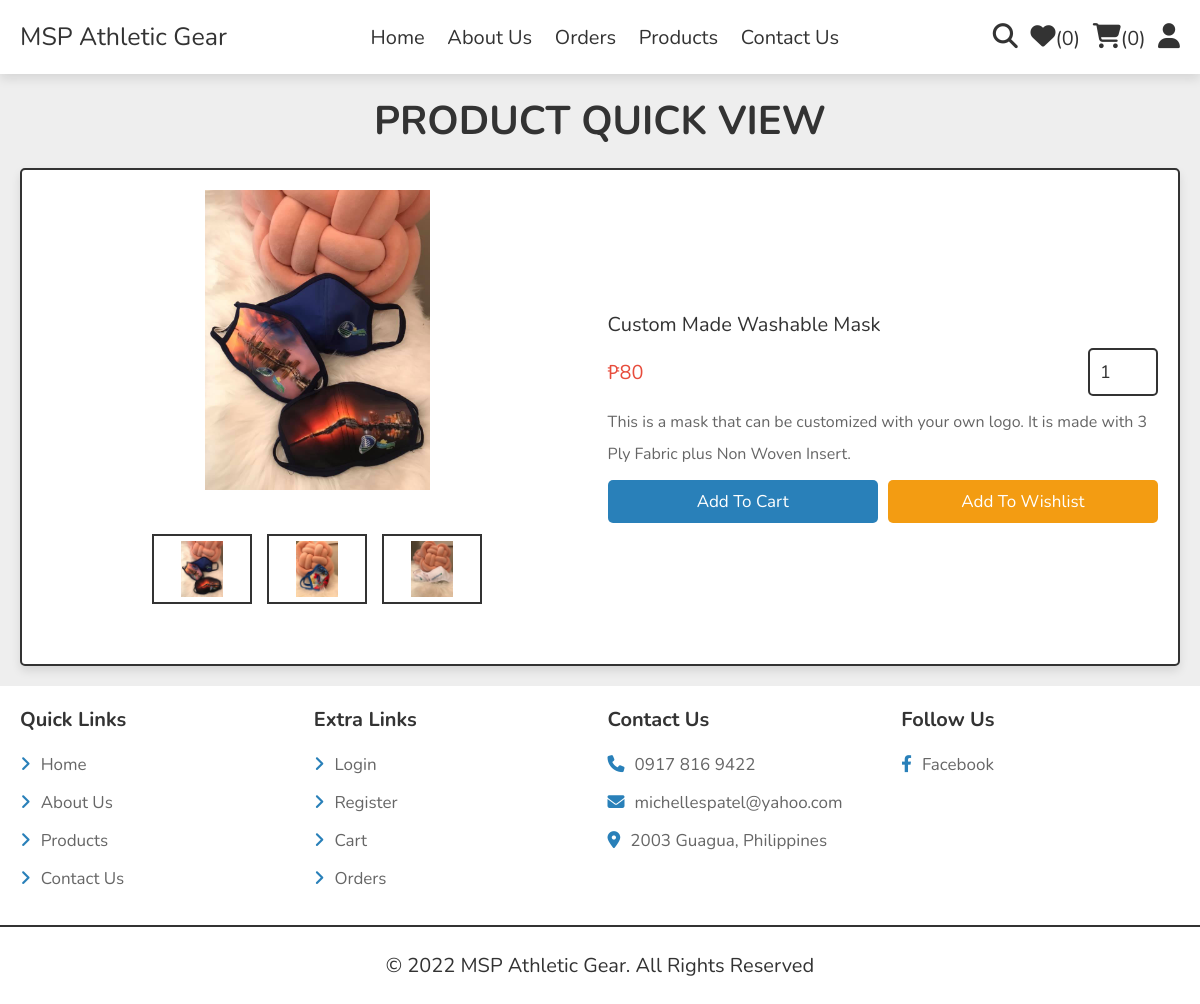
The page /quick_view.php?pid=1 on the database its author committed.
### tables this page shows
CREATE TABLE `products` (
  `id` int(100) NOT NULL,
  `name` varchar(100) NOT NULL,
  `details` varchar(500) NOT NULL,
  `price` int(10) NOT NULL,
  `image_01` varchar(100) NOT NULL,
  `image_02` varchar(100) NOT NULL,
  `image_03` varchar(100) NOT NULL
);

### quick_view.php (the view, shortened to what this page needs)
<?php
include 'components/connect.php';
?>
<!DOCTYPE html>
<html lang="en">
<head>
   <link rel="stylesheet" href="https://cdnjs.cloudflare.com/ajax/libs/font-awesome/6.1.1/css/all.min.css">
   <link rel="stylesheet" href="css/style.css">
</head>
<body>
<?php include 'components/user_header.php'; ?>
<section class="quick-view">
   <h1 class="heading">Product Quick View</h1>
   <?php
     $pid = $_GET['pid'];
     $select_products = $conn->prepare("SELECT * FROM `products` WHERE id = ?");
     $select_products->execute([$pid]);
     if($select_products->rowCount() > 0){
      while($fetch_product = $select_products->fetch(PDO::FETCH_ASSOC)){
   ?>
   <form action="" method="post" class="box">
      <div class="row">
         <div class="image-container">
            <div class="main-image">
               <img src="uploaded_img/<?= $fetch_product['image_01']; ?>" alt="">
            </div>
            <div class="sub-image">
               <img src="uploaded_img/<?= $fetch_product['image_01']; ?>" alt="">
               <img src="uploaded_img/<?= $fetch_product['image_02']; ?>" alt="">
               <img src="uploaded_img/<?= $fetch_product['image_03']; ?>" alt="">
            </div>
         </div>
         <div class="content">
            <div class="name"><?= $fetch_product['name']; ?></div>
            <div class="flex">
               <div class="price"><span>₱</span><?= $fetch_product['price']; ?></div>
               <input type="number" name="qty" class="qty" min="1" max="99" onkeypress="if(this.value.length == 2) return false;" value="1">
            </div>
            <div class="details"><?= $fetch_product['details']; ?></div>
            <div class="flex-btn">
               <input type="submit" value="add to cart" class="btn" name="add_to_cart">
               <input class="option-btn" type="submit" name="add_to_wishlist" value="add to wishlist">
            </div>
         </div>
      </div>
   </form>
   <?php
      }
   }else{
      echo '<p class="empty">no products added yet!</p>';
   }
   ?>
</section>
<?php include 'components/footer.php'; ?>
</body>
</html>

### components/user_header.php (shortened to what this page needs)
<header class="header">
   <section class="flex">
      <a href="home.php" class="logo">MSP Athletic Gear</a>
      <nav class="navbar">
         <a href="home.php">Home</a>
         <a href="about.php">About Us</a>
         <a href="orders.php">Orders</a>
         <a href="shop.php">Products</a>
         <a href="contact.php">Contact Us</a>
      </nav>
      <div class="icons">
         <?php
            $count_wishlist_items = $conn->prepare("SELECT * FROM `wishlist` WHERE user_id = ?");
            $count_wishlist_items->execute([$user_id]);
            $total_wishlist_counts = $count_wishlist_items->rowCount();
            $count_cart_items = $conn->prepare("SELECT * FROM `cart` WHERE user_id = ?");
            $count_cart_items->execute([$user_id]);
            $total_cart_counts = $count_cart_items->rowCount();
         ?>
         <a href="search_page.php"><i class="fas fa-search"></i></a>
         <a href="wishlist.php"><i class="fas fa-heart"></i><span>(<?= $total_wishlist_counts; ?>)</span></a>
         <a href="cart.php"><i class="fas fa-shopping-cart"></i><span>(<?= $total_cart_counts; ?>)</span></a>
         <div id="user-btn" class="fas fa-user"></div>
      </div>
   </section>
</header>

### components/footer.php
<footer class="footer">
   <section class="grid">
      <div class="box">
         <h3>Quick Links</h3>
         <a href="home.php"> <i class="fas fa-angle-right"></i>Home</a>
         <a href="about.php"> <i class="fas fa-angle-right"></i>About Us</a>
         <a href="shop.php"> <i class="fas fa-angle-right"></i>Products</a>
         <a href="contact.php"> <i class="fas fa-angle-right"></i>Contact Us</a>
      </div>
      <div class="box">
         <h3>Extra Links</h3>
         <a href="user_login.php"> <i class="fas fa-angle-right"></i>Login</a>
         <a href="user_register.php"> <i class="fas fa-angle-right"></i>Register</a>
         <a href="cart.php"> <i class="fas fa-angle-right"></i>Cart</a>
         <a href="orders.php"> <i class="fas fa-angle-right"></i>Orders</a>
      </div>
      <div class="box">
         <h3>Contact Us</h3>
         <a href="tel:+639178169422"><i class="fas fa-phone"></i>0917 816 9422</a>
         <a href="mailto:michellespatel@yahoo.com"><i class="fas fa-envelope"></i>michellespatel@yahoo.com</a>
         <a href="https://www.google.com/maps/dir/14.5736274,121.022031/14.96842,120.61088/@14.8111212,120.533517,10z/data=!3m1!4b1!4m4!4m3!1m1!4e1!1m0"><i class="fas fa-map-marker-alt"></i>2003 Guagua, Philippines</a>
      </div>
      <div class="box">
         <h3>Follow Us</h3>
         <a href="https://www.facebook.com/MSPAthleticGearSublimation"><i class="fab fa-facebook-f"></i>Facebook</a>
      </div>
   </section>
   <div class="credit">&copy; <?= date('Y'); ?> MSP Athletic Gear. All Rights Reserved</div>
</footer>

### css/style.css (style rules this page uses)
:root { --main-color:#2980b9; --orange:#f39c12; --red:#e74c3c; --black:#333; --white:#fff; --light-color:#666; --light-bg:#eee; --border:.2rem solid var(--black); --box-shadow:0 .5rem 1rem rgba(0,0,0,.1); }
* { font-family: 'Nunito', sans-serif; margin:0; padding:0; box-sizing: border-box; outline: none; border:none; text-decoration: none; }
html { font-size: 62.5%; overflow-x: hidden; }
body { background-color: var(--light-bg); }
section { padding:2rem; max-width: 1200px; margin:0 auto; }
.heading { font-size: 4rem; color:var(--black); margin-bottom: 2rem; text-align: center; text-transform: uppercase; }
.btn, .delete-btn, .option-btn { display: block; width: 100%; margin-top: 1rem; border-radius: .5rem; padding:1rem 3rem; font-size: 1.7rem; text-transform: capitalize; color:var(--white); cursor: pointer; text-align: center; }
.btn { background-color: var(--main-color); }
.option-btn { background-color: var(--orange); }
.flex-btn { display: flex; gap:1rem; }
.header { position: sticky; top:0; left:0; right:0; background-color: var(--white); box-shadow: var(--box-shadow); z-index: 1000; }
.header .flex { display: flex; align-items: center; justify-content: space-between; position: relative; }
.header .flex .logo { font-size: 2.5rem; color:var(--black); }
.header .flex .navbar a { margin:0 1rem; font-size: 2rem; color:var(--black); }
.header .flex .icons > * { margin-left: 1rem; font-size: 2.5rem; cursor: pointer; color:var(--black); }
.header .flex .icons a span { font-size: 2rem; }
.quick-view form { padding:2rem; border-radius: .5rem; border:var(--border); background-color: var(--white); box-shadow: var(--box-shadow); margin-top: 1rem; }
.quick-view form .row { display: flex; align-items: center; gap:1.5rem; flex-wrap: wrap; }
.quick-view form .row .image-container { margin-bottom: 2rem; flex:1 1 40rem; }
.quick-view form .row .image-container .main-image img { height: 30rem; width: 100%; object-fit: contain; }
.quick-view form .row .image-container .sub-image { display: flex; gap:1.5rem; justify-content: center; margin-top: 2rem; }
.quick-view form .row .image-container .sub-image img { height: 7rem; width: 10rem; object-fit: contain; padding:.5rem; border:var(--border); cursor: pointer; transition: .2s linear; }
.quick-view form img { width: 100%; height: 20rem; object-fit: contain; margin-bottom: 2rem; }
.quick-view form .row .content { flex:1 1 40rem; }
.quick-view form .row .content .name { font-size: 2rem; color:var(--black); }
.quick-view form .row .flex { display: flex; align-items: center; justify-content: space-between; gap:1rem; margin:1rem 0; }
.quick-view form .row .flex .qty { width: 7rem; padding:1rem; border:var(--border); font-size: 1.8rem; color:var(--black); border-radius: .5rem; }
.quick-view form .row .flex .price { font-size: 2rem; color:var(--red); }
.quick-view form .row .content .details { font-size: 1.6rem; color:var(--light-color); line-height: 2; }
.footer { background-color: var(--white); }
.footer .grid { display: grid; grid-template-columns: repeat(auto-fit, minmax(27rem, 1fr)); gap:1.5rem; align-items: flex-start; }
.footer .grid .box h3 { font-size: 2rem; color:var(--black); margin-bottom: 2rem; text-transform: capitalize; }
.footer .grid .box a { display: block; margin:1.5rem 0; font-size: 1.7rem; color:var(--light-color); }
.footer .grid .box a i { padding-right: 1rem; color:var(--main-color); transition: .2s linear; }
.footer .credit { text-align: center; padding: 2.5rem 2rem; border-top: var(--border); font-size: 2rem; color:var(--black); }

### rows shown on the page
products: image_01 (picture), image_02 (picture), image_03 (picture), name "Custom Made Washable Mask", price "80", details "This is a mask that can be customized with your own logo. It is made with 3 Ply Fabric plus Non Woven Insert."

### other values the page prints
$total_wishlist_counts "0"
$total_cart_counts "0"
